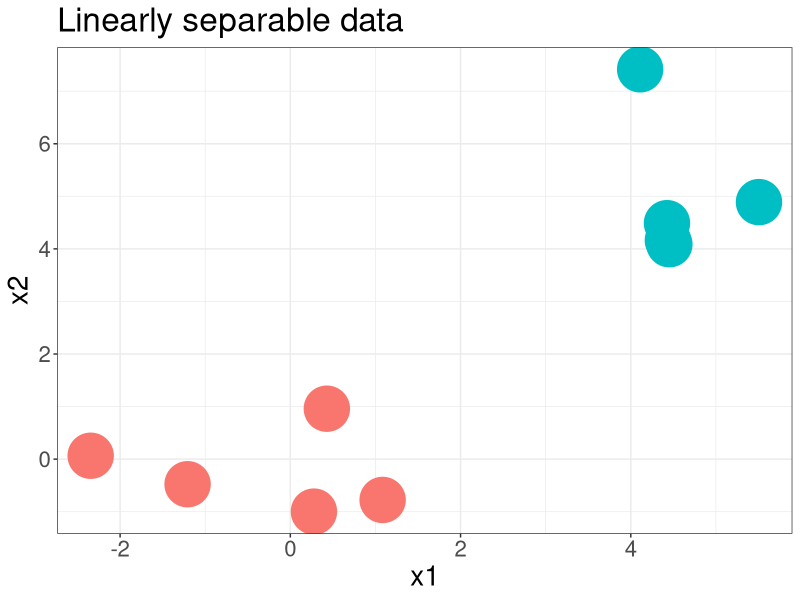
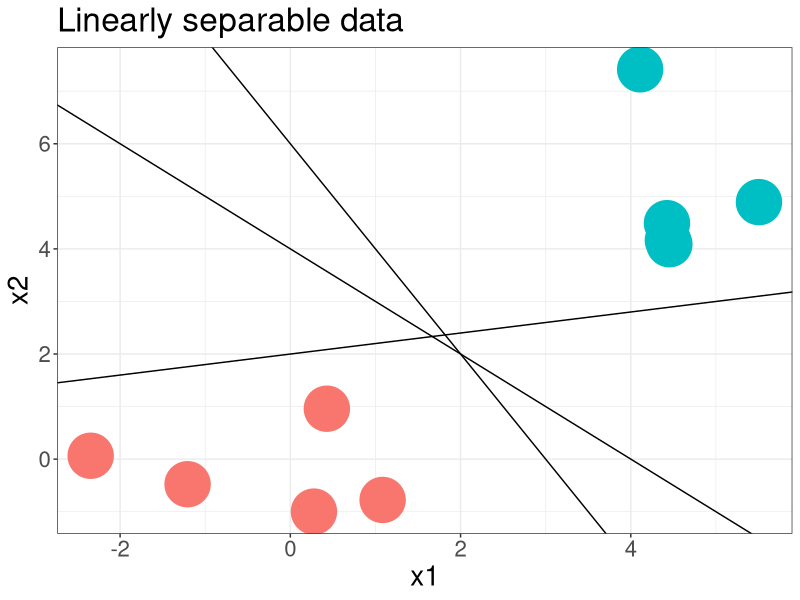
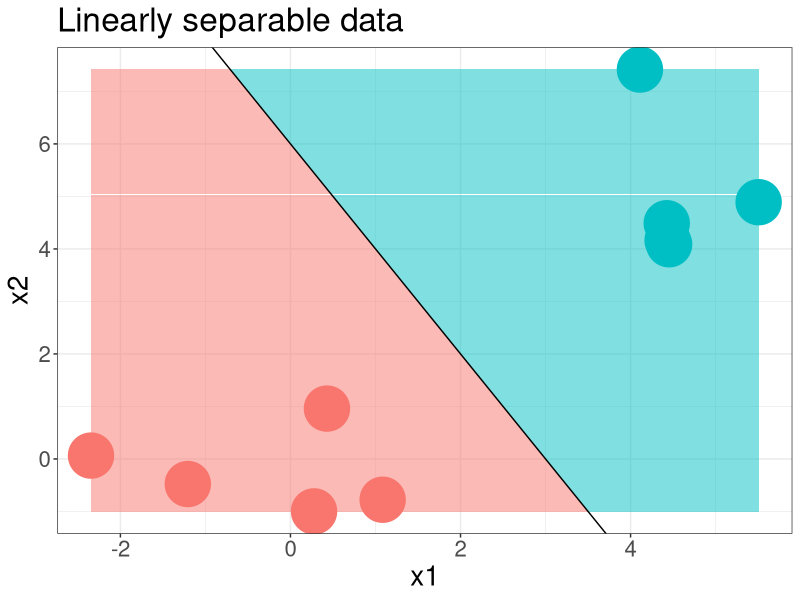
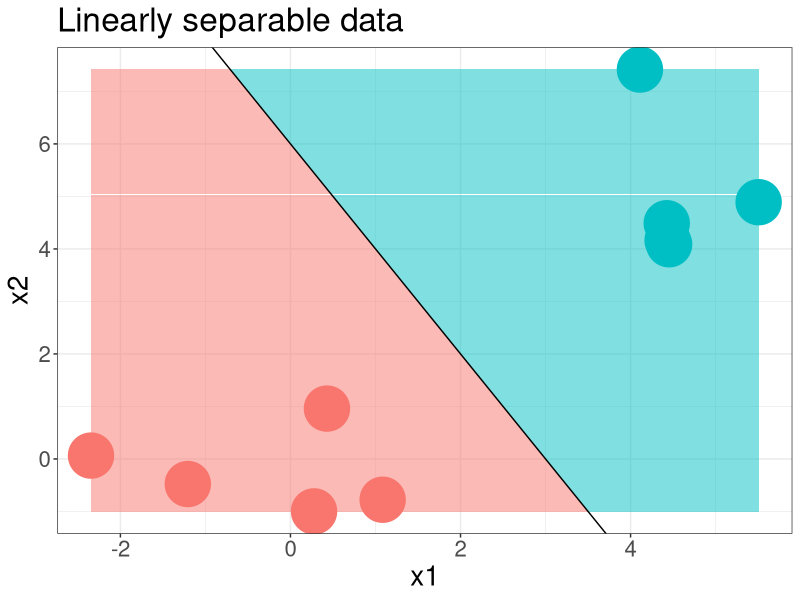
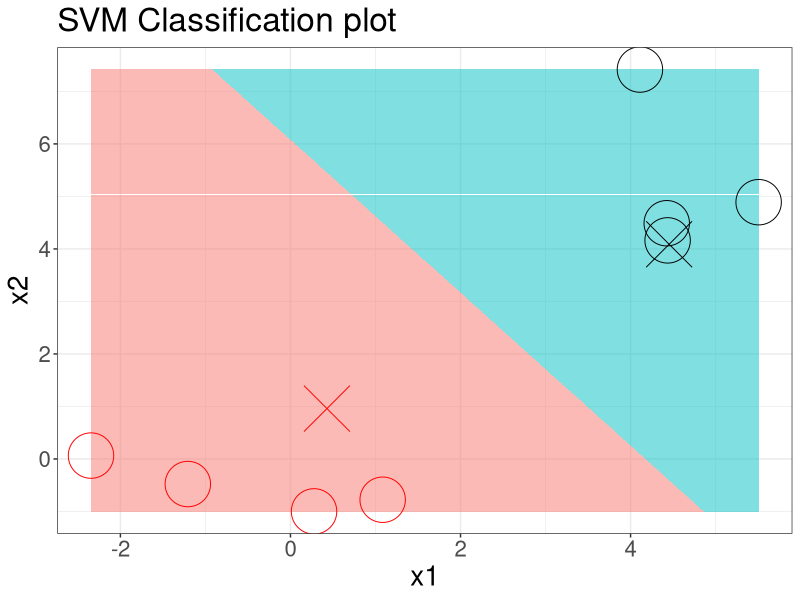
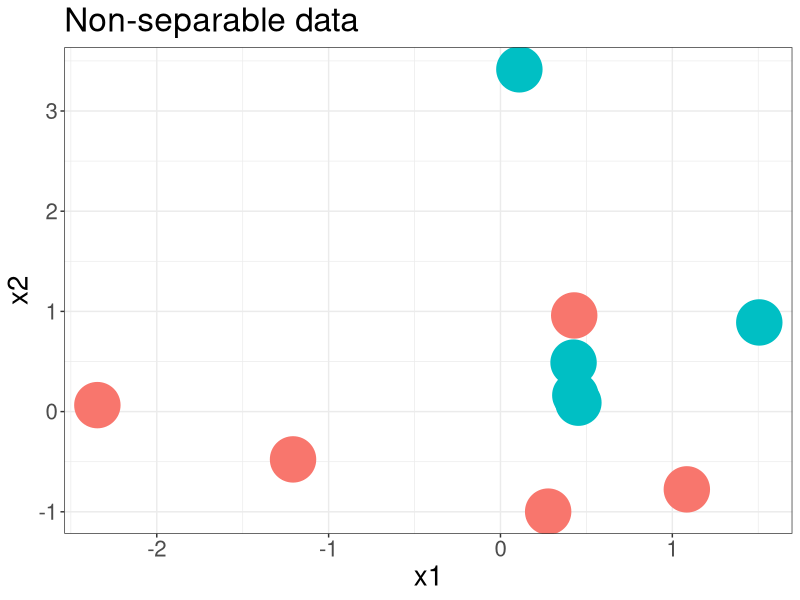
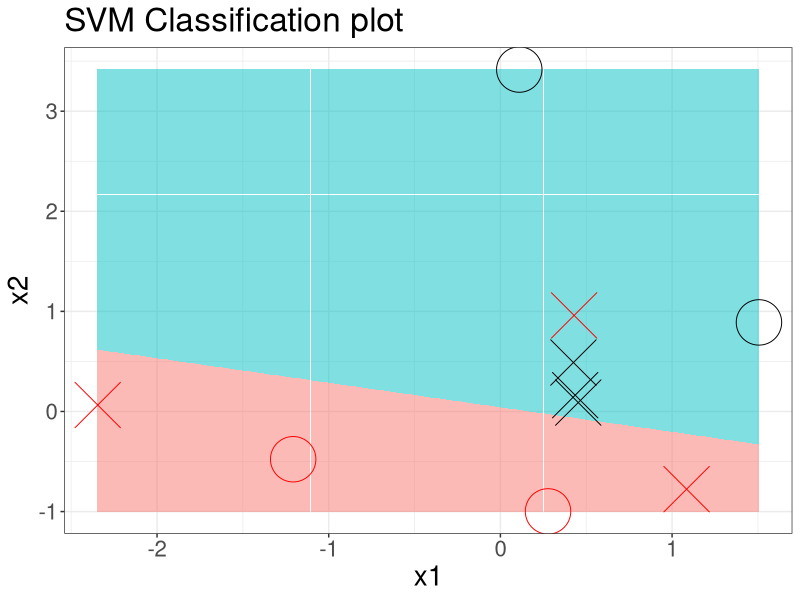
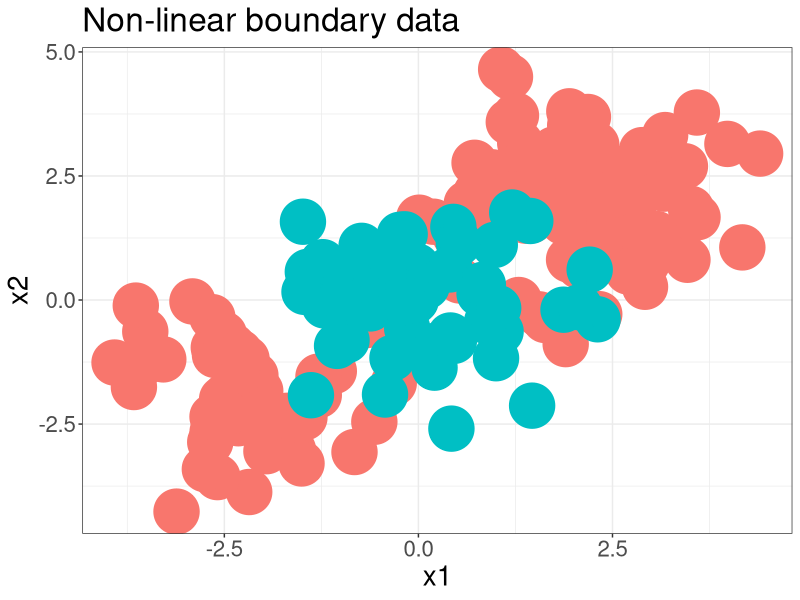

Reproduce these figures in R, in order.
## ---- chunk 1
library(ggplot2)
library(tidyverse)
library(e1071)
options(htmltools.dir.version = FALSE)
knitr::opts_chunk$set(
  echo = FALSE,
  fig.asp = .6, 
  fig.width = 12
)
theme_set(theme_bw() + theme(text = element_text(size = 20)))
## ---- chunk 2
set.seed(1234)
max_margin_data <- data.frame(
  x1 = c(rnorm(5, 0, 1), rnorm(5, 5, 1)),
  x2 = c(rnorm(5, 0, 1), rnorm(5, 5, 1)),
  y = factor(c(rep(-1, 5), rep(1, 5)),
    labels = c("Group 1", "Group 2")
  )
)
ggplot(max_margin_data) +
  geom_point(aes(x1, x2, color = y),
    size = 15
  ) +
  theme(legend.title = element_blank()) + 
  ggtitle("Linearly separable data") +
  theme(legend.position = "none")
## ---- chunk 3
ggplot(max_margin_data) +
  geom_point(aes(x1, x2, color = y),
    size = 15
  ) +
  theme(legend.title = element_blank()) +
  geom_abline(slope = -2, intercept = 6) +
  geom_abline(slope = -1, intercept = 4) +
  geom_abline(slope = 0.2, intercept = 2) +
  ggtitle("Linearly separable data") +
  theme(legend.position = "none")
## ---- chunk 4
grid <- expand.grid(
  seq(min(max_margin_data[, 1]),
    max(max_margin_data[, 1]),
    length.out = 1000
  ),
  seq(min(max_margin_data[, 2]),
    max(max_margin_data[, 2]),
    length.out = 1000
  )
)
names(grid) <- names(max_margin_data)[1:2]
df <- data.frame(grid) %>% 
  mutate(Prediction = case_when(6 - 2*x1 - x2 > 0 ~ "Group 1",
                                6 - 2*x1 - x2 < 0 ~ "Group 2"))
ggplot(df, aes(x = x1, y = x2)) +
  geom_tile(aes(fill = Prediction), alpha = 0.5) + 
  geom_point(data = max_margin_data,
             aes(x1, x2, color = y),
             size = 15) +
  theme(legend.title = element_blank()) +
  geom_abline(slope = -2, intercept = 6) +
  ggtitle("Linearly separable data") +
  theme(legend.position = "none")
## ---- chunk 5
ggplot(df, aes(x = x1, y = x2)) +
  geom_tile(aes(fill = Prediction), alpha = 0.5) + 
  geom_point(data = max_margin_data,
             aes(x1, x2, color = y),
             size = 15) +
  theme(legend.title = element_blank()) +
  geom_abline(slope = -2, intercept = 6) +
  ggtitle("Linearly separable data") +
  theme(legend.position = "none")
## ---- chunk 6
svmfit <- svm(y ~ x1 + x2,
  data = max_margin_data,
  kernel = "linear",
  cost = 100
)

grid <- expand.grid(
  seq(min(max_margin_data[, 1]),
    max(max_margin_data[, 1]),
    length.out = 1000
  ),
  seq(min(max_margin_data[, 2]),
    max(max_margin_data[, 2]),
    length.out = 1000
  )
)
names(grid) <- names(max_margin_data)[1:2]
Prediction <- predict(svmfit, grid)
df <- data.frame(grid, Prediction)

max_margin_data$support <- "not support"
max_margin_data[svmfit$index, "support"] <- "support"

cols <- c("Group 1" = "red", "Group 2" = "black")
tiles <- c("Group 1" = "magenta", "Group 2" = "cyan")
shapes <- c("support" = 4, "not support" = 1)

ggplot(df, aes(x = x1, y = x2)) +
  geom_tile(aes(fill = Prediction), alpha = 0.5) +
  geom_point(
    data = max_margin_data,
    aes(color = y, shape = support),
    size = 15
  ) +
  scale_color_manual(values = cols) +
  scale_shape_manual(values = shapes) +
  ggtitle("SVM Classification plot") +
  theme(legend.position = "none")
## ---- chunk 7
set.seed(1234)
support_class_data <- data.frame(
  x1 = c(rnorm(5, 0, 1), rnorm(5, 1, 1)),
  x2 = c(rnorm(5, 0, 1), rnorm(5, 1, 1)),
  y = factor(c(rep(-1, 5), rep(1, 5)),
    labels = c("Group 1", "Group 2")
  )
)
ggplot(support_class_data) +
  geom_point(aes(x1, x2, color = y),
             size = 15) +
  theme(legend.title = element_blank()) + 
  ggtitle("Non-separable data") +
  theme(legend.position = "none")
## ---- chunk 8
svmfit <- svm(y ~ x1 + x2,
  data = support_class_data,
  kernel = "linear",
  cost = 100
)

grid <- expand.grid(
  seq(min(support_class_data[, 1]),
    max(support_class_data[, 1]),
    length.out = 1000
  ),
  seq(min(support_class_data[, 2]),
    max(support_class_data[, 2]),
    length.out = 1000
  )
)
names(grid) <- names(support_class_data)[1:2]
Prediction <- predict(svmfit, grid)
df <- data.frame(grid, Prediction)

support_class_data$support <- "not support"
support_class_data[svmfit$index, "support"] <- "support"

cols <- c("Group 1" = "red", "Group 2" = "black")
shapes <- c("support" = 4, "not support" = 1)

ggplot(df, aes(x = x1, y = x2)) +
  geom_tile(aes(fill = Prediction), alpha = 0.5) +
  geom_point(data = support_class_data,
             aes(color = y, shape = support),
             size = 15) +
  scale_color_manual(values = cols) +
  scale_shape_manual(values = shapes) +
  ggtitle("SVM Classification plot") +
  theme(legend.position = "none")
## ---- chunk 9
set.seed(1) 
svm_data <- data.frame(x1 = rnorm(200), 
                       x2 = rnorm(200))
svm_data[1:100, ] <- svm_data[1:100, ] + 2
svm_data[101:150, ] <- svm_data[101:150, ] - 2
svm_data <- mutate(svm_data, 
                   y = factor(c(rep(1, 150), rep(2, 50)), 
                              labels = c("Group 1", "Group 2")))

ggplot(svm_data) + 
  geom_point(aes(x = x1, y = x2, color = y), 
             size = 15) + 
  theme(legend.position = "none") + 
  ggtitle("Non-linear boundary data")
## ---- chunk 10
train <- sample(200, 100) 
svm_data_train <- svm_data[train, ]
svm_data_test <- svm_data[-train, ]

tune.out <- tune(svm, y ~ ., data = svm_data_train, 
                 kernel = "radial",
                 ranges = list(cost = c(0.1, 1, 10, 100, 1000),
                               gamma = c(0.5, 1, 2, 3, 4)))
svm_best <- tune.out$best.model

grid <- expand.grid(
  seq(min(svm_data[, 1]),
    max(svm_data[, 1]),
    length.out = 1000
  ),
  seq(min(svm_data[, 2]),
    max(svm_data[, 2]),
    length.out = 1000
  )
)
names(grid) <- names(svm_data)[1:2]
Prediction <- predict(svm_best, grid)
df <- data.frame(grid, Prediction)

svm_data_train$support <- "not support"
svm_data_train[svm_best$index, "support"] <- "support"

cols <- c("Group 1" = "red", "Group 2" = "black")
shapes <- c("support" = 4, "not support" = 1)

ggplot(df, aes(x = x1, y = x2)) +
  geom_tile(aes(fill = Prediction), alpha = 0.5) +
  geom_point(data = svm_data_train,
             aes(color = y, shape = support),
             size = 15) +
  scale_color_manual(values = cols) +
  scale_shape_manual(values = shapes) +
  ggtitle("SVM Classification plot") +
  theme(legend.position = "none")
## ---- chunk 11
svm_data_test <- svm_data_test %>% 
  mutate(Prediction = predict(svm_best, newdata = svm_data_test), 
         Misclassified = factor(ifelse(y == Prediction, 0, 1)))

ggplot(df, aes(x = x1, y = x2)) +
  geom_tile(aes(fill = Prediction), alpha = 0.5) +
  geom_point(data = svm_data_test,
             aes(color = y, shape = Misclassified),
             size = 15) +
  scale_color_manual(values = cols) +
  scale_shape_manual(values = c('1' = 4, '0' = 1)) +
  ggtitle("SVM Classification plot - Test set") +
  theme(legend.position = "none")

classification_table <- table(true = svm_data[-train, "y"], 
      pred = predict(svm_best, newdata = svm_data[-train ,]))
